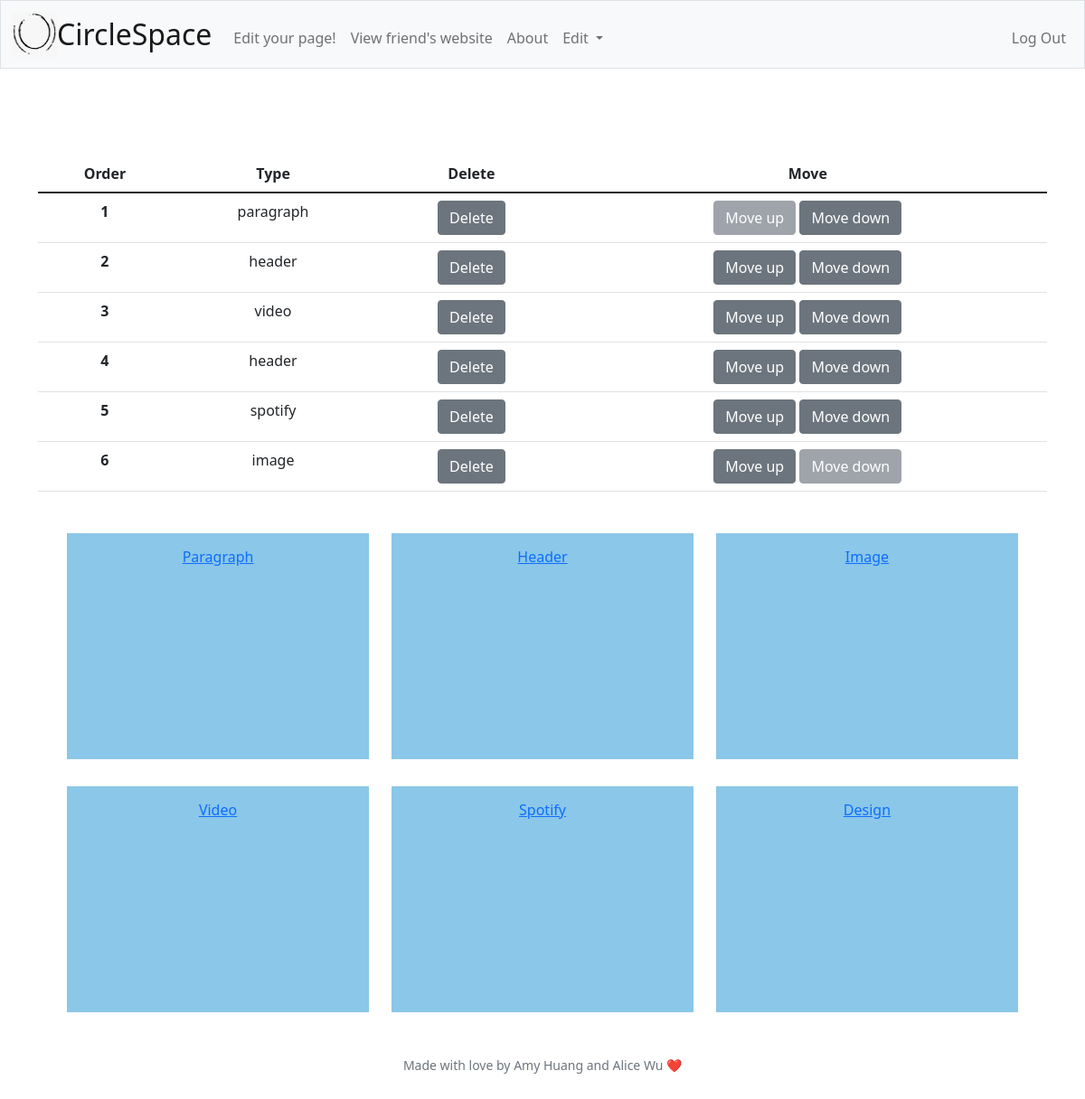
The app's page /edit (signed in), older data.
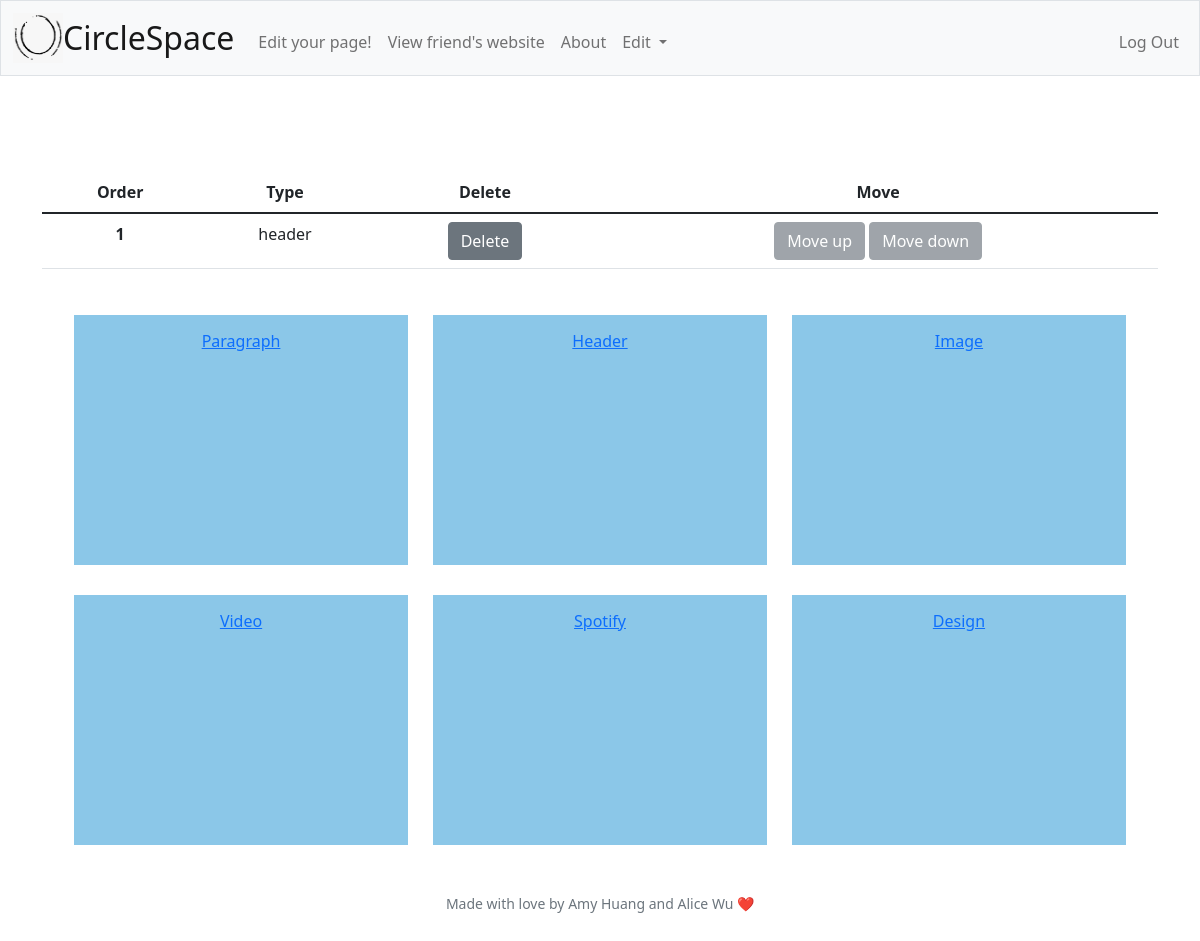
The same page, newer data.
### tables this page shows
CREATE TABLE segments (
    segment_id INTEGER PRIMARY KEY AUTOINCREMENT NOT NULL,
    user_id INTEGER NOT NULL,
    segment_type TEXT NOT NULL,
    content TEXT NOT NULL,
    location INTEGER NOT NULL,
    FOREIGN KEY(user_id) REFERENCES users(user_id)
);

### app.py (the view, shortened to what this page needs)
@app.route("/edit", methods=["GET", "POST"])
@login_required
def edit():
    if request.method == "GET":
        user_id = session["user_id"]
        segments = db.execute("SELECT segment_type, location FROM segments WHERE user_id = ? ORDER BY location", user_id)
        return render_template("edit.html", segments=segments)

### app.py (called while the page is built)
@app.after_request
def after_request(response):
    response.headers["Cache-Control"] = "no-cache, no-store, must-revalidate"
    response.headers["Expires"] = 0
    response.headers["Pragma"] = "no-cache"
    return response

### helpers.py (called while the page is built)
def login_required(f):
    @wraps(f)
    def decorated_function(*args, **kwargs):
        if session.get("user_id") is None:
            return redirect("/login")
        return f(*args, **kwargs)
    return decorated_function

### templates/edit.html (shortened to what this page needs)
{% extends "layout.html" %}
{% block main %}
<main class="container py-5 text-center">
    <table class="table">
        <thead>
            <tr>
                <th scope="col">Order</th>
                <th scope="col">Type</th>
                <th scope="col">Delete</th>
                <th scope="col">Move</th>
            </tr>
        </thead>
        <tbody>
            <form action="/edit" method="post">
                {% for segment in segments %}
                    <tr>
                        <th scope="row">{{ segment["location"] }}</th>
                        <td>{{ segment["segment_type"] }}</td>
                        <td><button class="btn btn-secondary" type="submit" name="delete-button" value="{{ segment["location"] }}">Delete</button></td>
                        <td>
                            {% if segment != segments[0] %}
                                <button class="btn btn-secondary" type="submit" name="up-button" value="{{ segment["location"] }}">Move up</button>
                            {% else %}
                                <button class="btn btn-secondary" disabled>Move up</button>
                            {% endif %}
                            {% if segment != segments[-1] %}
                                <button class="btn btn-secondary" type="submit" name="down-button" value="{{ segment["location"] }}">Move down</button>
                            {% else %}
                                <button class="btn btn-secondary" disabled>Move down</button>
                            {% endif %}
                        </td>
                    </tr>
                {% endfor %}
            </form>
        </tbody>
    </table>
<div>
    <a class="button" href="/edit-paragraph">Paragraph</a>
    <a class="button" href="/edit-header">Header</a>
    <a class="button" href="/edit-image">Image</a>
    <a class="button" href="/edit-video">Video</a>
    <a class="button" href="/edit-spotify">Spotify</a>
    <a class="button" href="/edit-design">Design</a>
</div>
{% endblock %}

### templates/layout.html (shortened to what this page needs)
<!DOCTYPE html>
<html lang="en">
    <head>
        <link href="https://cdn.jsdelivr.net/npm/bootstrap@5.1.3/dist/css/bootstrap.min.css" rel="stylesheet">
        <link href="/static/styles.css" rel="stylesheet">
    </head>
    <body>
        <nav class="bg-light border navbar navbar-expand-md navbar-light">
            <div class="container-fluid">
                <img width=50px height=50px src="/static/double.png" alt="logo">
                <a class="navbar-brand" href="/">CircleSpace</a>
                <div class="collapse navbar-collapse" id="navbar">
                    {% if session["user_id"] %}
                        <ul class="navbar-nav me-auto mt-2">
                            <li class="nav-item"><a class="nav-link" href="/edit">Edit your page!</a></li>
                            <li class="nav-item"><a class="nav-link" href="/friend-lookup">View friend's website</a></li>
                            <li class="nav-item"><a class="nav-link" href="/about">About</a></li>
                            <li class="nav-item dropdown">
                                <a class="nav-link  dropdown-toggle" href="#" data-bs-toggle="dropdown">  Edit  </a>
                             </li>
                        </ul>
                        <ul class="navbar-nav ms-auto mt-2">
                            <li class="nav-item"><a class="nav-link" href="/logout">Log Out</a></li>
                        </ul>
                    {% else %}
                        <ul class="navbar-nav ms-auto mt-2">
                            <li class="nav-item"><a class="nav-link" href="/register">Register</a></li>
                            <li class="nav-item"><a class="nav-link" href="/login">Log In</a></li>
                        </ul>
                    {% endif %}
                </div>
            </div>
        </nav>
        <main class="container-fluid py-5 text-center">
            {% block main %}{% endblock %}
        </main>
        <footer class="mb-5 small text-center text-muted">
            Made with love by Amy Huang and Alice Wu ❤️
        </footer>
    </body>
</html>

### static/styles.css (style rules this page uses)
nav .navbar-brand { font-size: xx-large; }
.button { display: inline-block; width: 30%; height: 250px; border: none; background-color: #8bc7e8; padding: 14px 28px; font-size: 16px; cursor: pointer; text-align: center; margin-left: 10px; margin-right: 10px; margin-top: 30px; transition-duration: 0.4s; }

Row changes from the older to the newer data that the page shows:
removed segments: location "1", segment_type "paragraph", shows "Move up"
removed segments: location "2", segment_type "header"
removed segments: location "3", segment_type "video"
removed segments: location "4", segment_type "header"
removed segments: location "5", segment_type "spotify"
removed segments: location "6", segment_type "image", shows "Move down"
added segments: location "1", segment_type "header", shows "Move up", shows "Move down"
